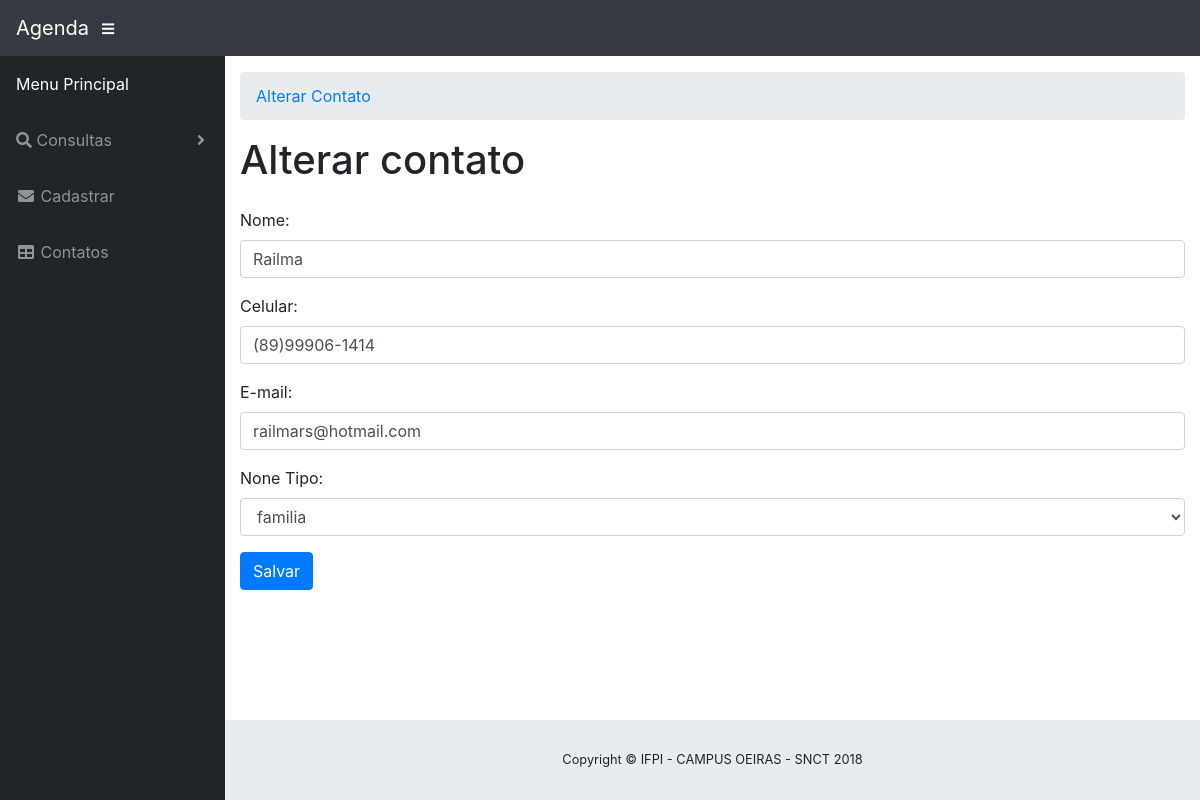
Page /alterar3 on the committed database.
### tables this page shows
CREATE TABLE contatos (id INTEGER PRIMARY KEY AUTOINCREMENT, nome VARCHAR, cel VARCHAR, email VARCHAR, tipo VARCHAR);

### aplicacao.py (the view)
@app.route('/alterar<int:id>')
def alterar(id):
    conexao = sqlite3.connect(DATABASE)
    cursor = conexao.cursor()
    sql = "SELECT * FROM contatos WHERE id=%d" % id
    cursor.execute(sql)
    contato = cursor.fetchone()
    return render_template('alterar.html', contato=contato, titulo='Alterar Contato')

### templates/alterar.html (shortened to what this page needs)
{% extends 'template.html' %}
{% block conteudo %}
    <h1>Alterar contato</h1>
      <form action="/salvar_alteracao" method="POST">
        <fieldset>
          <div class="form-group">
            <label for="nome">Nome:</label>
            <input type="text" id="nome" name="nome" class="form-control" value="{{ contato[1] }}">
          </div>
          <div class="form-group">
            <label for="categoria">Celular:</label>
            <input type="text" id="cel" name="cel" class="form-control" value="{{ contato[2] }}">
          </div>
          <div class="form-group">
            <label for="console">E-mail:</label>
            <input type="text" id="email" name="email" class="form-control" value="{{ contato[3] }}">
          </div>
          <div class="form-group">
              {% set tipos = ['amigos', 'familia', 'profissional', 'outros' ] %}
              {{ tipos.remove(contato[4]) }}
            <label for="console">Tipo:</label>
            <select class="form-control" name="tipo">
                <option value="{{ contato[4]}}" default>{{ contato[4] }}</option>
            </select>
          </div>
          <button type="submit" class="btn btn-primary btn-salvar">Salvar</button>
        </fieldset>
      </form>
{% endblock %}

### static/css/sb-admin.css (style rules this page uses)
html { position: relative; min-height: 100%; }
body { height: 100%; }
:root { --input-padding-x: 0.75rem; --input-padding-y: 0.75rem; }

### rows in the picture
contatos: nome "Railma", cel "(89)99906-1414", email "railmars@hotmail.com", remove "None", tipo "familia"

### other values in the picture
{{ titulo }} "Alterar Contato"
